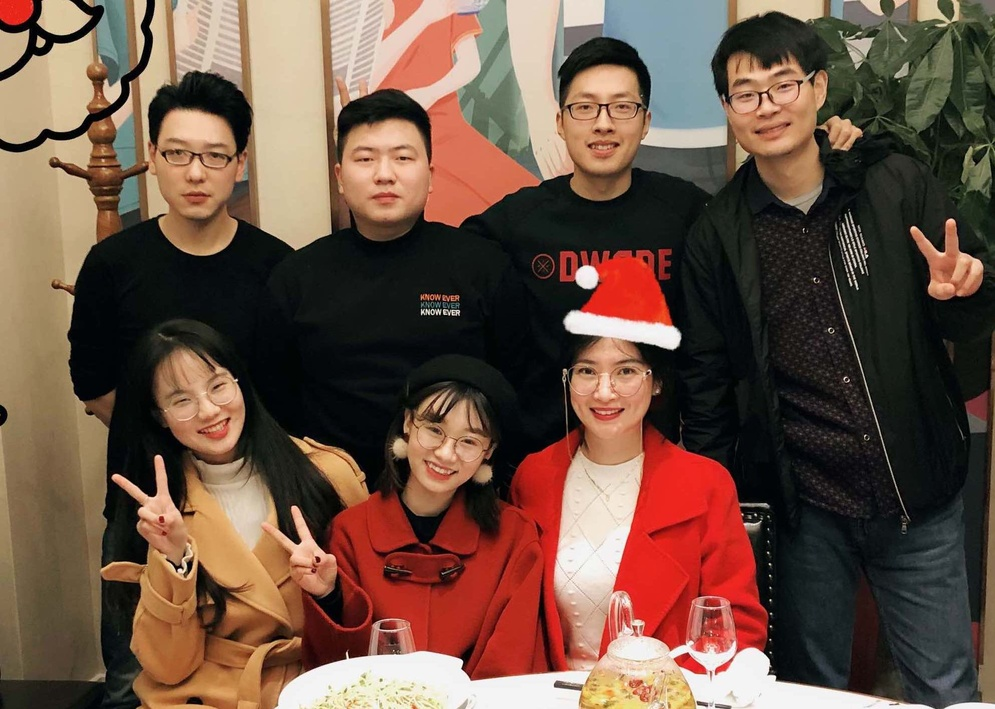
%> input picture images/dinner.jpg, 995 x 709 px, shrunk from 1987 x 1415 before the run
$ octave M_3_5_template_matching.m   (GNU Octave 9; MATLAB toolbox functions it lacks are replaced by stand-ins)
%> lines starting %> are read from the running program, lines starting %| are printed output that depends on the picture
% Author: Sisi(Scarlett) Liu <scarlett.liu@csu.edu.cn>
% Uni: Central South University, Changsha, China
% Online course: Robotic Vision and Applications
% Created: 09-Sep-2020   Modified: 09-Sep-2020   Revision: 1.0
% Copyright © 2020 SR2V Ltd. All rights reserved

% Lecture 3-5 template matching
im = imread('images/dinner.jpg');
%> im is the input picture: size 709x995x3 uint8; mean R, G, B 108.5, 82.1, 67.9
im2 = imread('images/danielface.jpg');
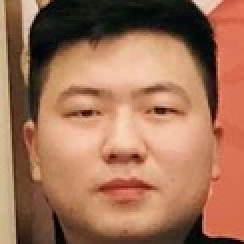
%> input picture images/danielface.jpg, 122 x 122 px, shrunk from 243 x 243 before the run (shown 2 times larger)
%> im2 is the input picture: size 122x122x3 uint8; mean R, G, B 161.1, 112.8, 86.7
imshowpair(im, im2, 'montage');
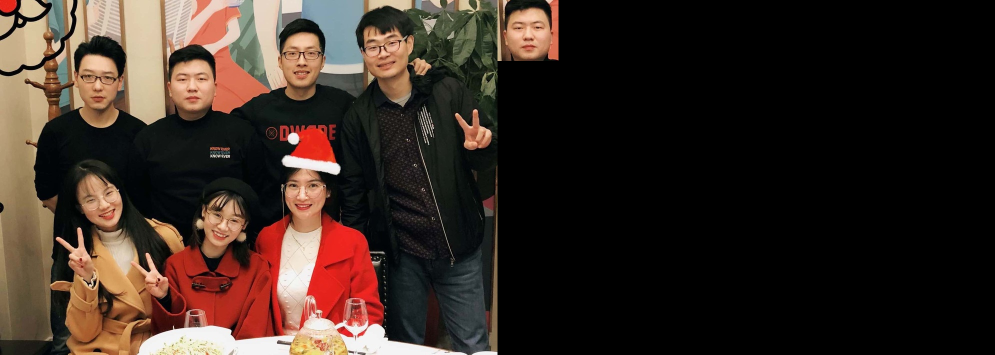
%> displayed picture: size 709x1990x3, on the screen's scale of 0 to 255 (shown at 1/2 size); mean R, G, B 56, 42.2, 34.9
%> (the run ends here)
